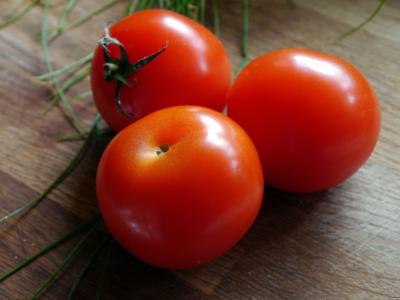
#> input picture input_folder/ripe_or_not/ripe tomato/056eb711-55e2-4ecd-812e-edfa9d3a8ddb.jpg, 400 x 300 px, found by its file name; its folder holds only this picture in this run
$ python test.py
#> lines starting #> are read from the running program, lines starting #| are printed output that depends on the picture
import os
import cv2
import numpy as np
from sklearn.model_selection import train_test_split

X = []
y = []

default_folder = 'input_folder'
for folder in os.listdir(default_folder):
    if folder != '__MACOSX':
        print(folder)
        for class_folder in os.listdir(folder):
            print(class_folder)
            classimg = os.path.join(folder, class_folder)

            for file in os.listdir(classimg):
                curr_file = os.path.join(classimg, file)

                if curr_file.endswith('.jpg'):

                    img = cv2.imread(curr_file)
#> img is the input picture: shape (300, 400, 3); mean B, G, R 51.7, 66.4, 122.8
                    img = cv2.resize(img, (224, 224))
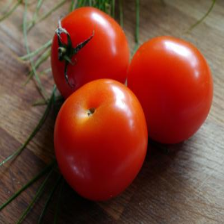
#> img: shape (224, 224, 3); mean B, G, R 51.6, 66.3, 122.7

                    X.append(img)
                    y.append(class_folder)

X = np.array(X)
y = np.array(y)


print(len(X))
print(len(y))

X_train, X_test, y_train, y_test = train_test_split(X, y, test_size=0.2, train_size=0.8, random_state=42)

output_folder = 'output101'

for folder in np.unique(y):
    curr_path = os.path.join(output_folder, 'train', folder)
    os.makedirs(curr_path, exist_ok=True)

    curr_path = os.path.join(output_folder, 'test', folder)
    os.makedirs(curr_path, exist_ok=True)

for i in range(len(X_train)):
    curr_path = os.path.join(output_folder, 'train', y_train[i], str(i) + '.jpg')
    cv2.imwrite(curr_path, X_train[i])

for i in range(len(X_test)):
    curr_path = os.path.join(output_folder, 'test', y_test[i], str(i) + '.jpg')
    cv2.imwrite(curr_path, X_test[i])
#> this loop made 1 pass
#> pass 1, `cv2.imwrite(curr_path, X_test[i])`:
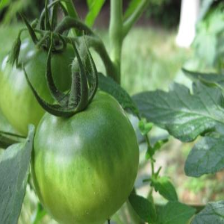
#> saved as 0.jpg: shape (224, 224, 3); mean B, G, R 91.7, 142.4, 110.2

$ run again, on input_folder/ripe_or_not/unripe tomato/0619c1f5-c78b-4395-bcdf-1e95d657f480.jpg
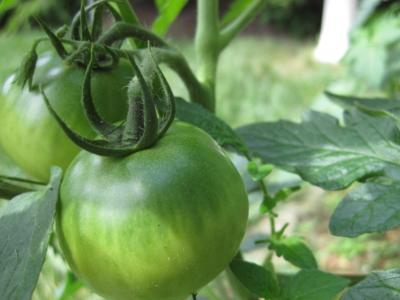
#> input picture input_folder/ripe_or_not/unripe tomato/0619c1f5-c78b-4395-bcdf-1e95d657f480.jpg, 400 x 300 px, found by its file name
#> img is the input picture: shape (300, 400, 3); mean B, G, R 91.8, 142.6, 110.4
#> img: shape (224, 224, 3)
#> the loop `for i in range(len(X_test)):` made 1 pass
#> pass 1, `cv2.imwrite(curr_path, X_test[i])`:
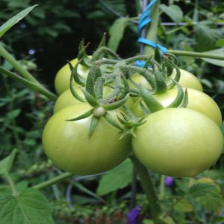
#> saved as 0.jpg: shape (224, 224, 3); mean B, G, R 66.4, 106.3, 85.2

$ run again, on input_folder/ripe_or_not/ripe tomato/0cb5eca0-8b26-454b-8bec-3967c2dca987.jpg
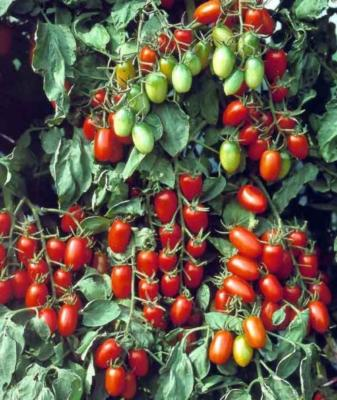
#> input picture input_folder/ripe_or_not/ripe tomato/0cb5eca0-8b26-454b-8bec-3967c2dca987.jpg, 337 x 400 px, found by its file name
#> img is the input picture: shape (400, 337, 3); mean B, G, R 73.3, 89.9, 102.9
#> `img = cv2.resize(img, (224, 224))`:
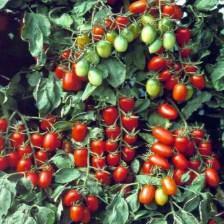
#> img: shape (224, 224, 3); mean B, G, R 73.1, 89.8, 102.8

$ run again, on input_folder/ripe_or_not/ripe tomato/1b4080a4-b8c9-44a3-a385-9d5e52e279f9.jpg
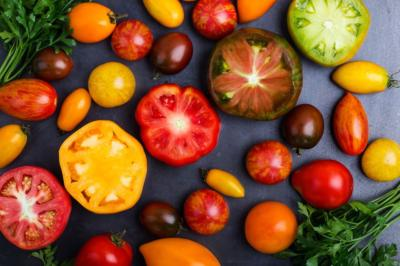
#> input picture input_folder/ripe_or_not/ripe tomato/1b4080a4-b8c9-44a3-a385-9d5e52e279f9.jpg, 400 x 266 px, found by its file name
#> img is the input picture: shape (266, 400, 3); mean B, G, R 44.6, 82, 132.9
#> `img = cv2.resize(img, (224, 224))`:
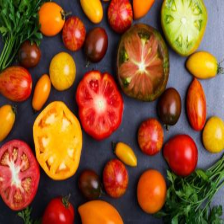
#> img: shape (224, 224, 3); mean B, G, R 44.5, 81.9, 132.8
